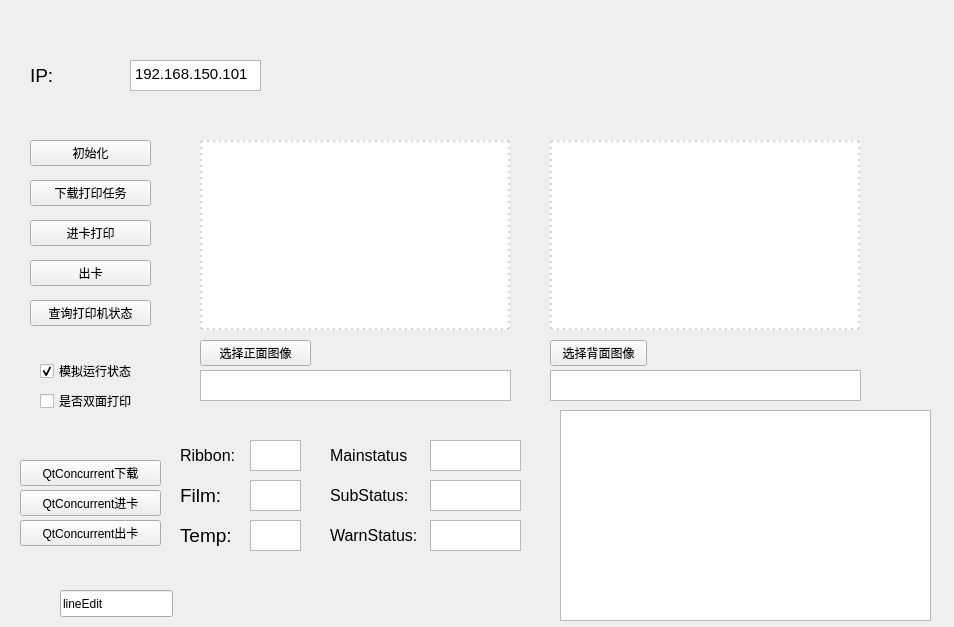
<?xml version="1.0" encoding="UTF-8"?>
<ui version="4.0">
 <class>PrintForm</class>
 <widget class="QWidget" name="PrintForm">
  <property name="geometry">
   <rect>
    <x>0</x>
    <y>0</y>
    <width>954</width>
    <height>627</height>
   </rect>
  </property>
  <property name="windowTitle">
   <string>Form</string>
  </property>
  <property name="styleSheet">
   <string notr="true"/>
  </property>
  <widget class="QPushButton" name="pushButton_InitDevice">
   <property name="geometry">
    <rect>
     <x>30</x>
     <y>140</y>
     <width>121</width>
     <height>26</height>
    </rect>
   </property>
   <property name="styleSheet">
    <string notr="true"/>
   </property>
   <property name="text">
    <string>初始化</string>
   </property>
  </widget>
  <widget class="QPushButton" name="pushButton_LoadTask">
   <property name="geometry">
    <rect>
     <x>30</x>
     <y>180</y>
     <width>121</width>
     <height>26</height>
    </rect>
   </property>
   <property name="text">
    <string>下载打印任务</string>
   </property>
  </widget>
  <widget class="QPushButton" name="pushButton_FeedPrint">
   <property name="geometry">
    <rect>
     <x>30</x>
     <y>220</y>
     <width>121</width>
     <height>26</height>
    </rect>
   </property>
   <property name="text">
    <string>进卡打印</string>
   </property>
  </widget>
  <widget class="QPushButton" name="pushButton_EjectCard">
   <property name="geometry">
    <rect>
     <x>30</x>
     <y>260</y>
     <width>121</width>
     <height>26</height>
    </rect>
   </property>
   <property name="text">
    <string>出卡</string>
   </property>
  </widget>
  <widget class="QTextEdit" name="txt_IP">
   <property name="geometry">
    <rect>
     <x>130</x>
     <y>60</y>
     <width>131</width>
     <height>31</height>
    </rect>
   </property>
   <property name="html">
    <string>&lt;!DOCTYPE HTML PUBLIC &quot;-//W3C//DTD HTML 4.0//EN&quot; &quot;http://www.w3.org/TR/REC-html40/strict.dtd&quot;&gt;
&lt;html&gt;&lt;head&gt;&lt;meta name=&quot;qrichtext&quot; content=&quot;1&quot; /&gt;&lt;style type=&quot;text/css&quot;&gt;
p, li { white-space: pre-wrap; }
&lt;/style&gt;&lt;/head&gt;&lt;body style=&quot; font-family:'Ubuntu'; font-size:11pt; font-weight:400; font-style:normal;&quot;&gt;
&lt;p style=&quot; margin-top:0px; margin-bottom:0px; margin-left:0px; margin-right:0px; -qt-block-indent:0; text-indent:0px;&quot;&gt;192.168.150.101&lt;/p&gt;&lt;/body&gt;&lt;/html&gt;</string>
   </property>
  </widget>
  <widget class="QLabel" name="label">
   <property name="geometry">
    <rect>
     <x>30</x>
     <y>60</y>
     <width>81</width>
     <height>31</height>
    </rect>
   </property>
   <property name="font">
    <font>
     <pointsize>14</pointsize>
    </font>
   </property>
   <property name="text">
    <string>IP:</string>
   </property>
  </widget>
  <widget class="QPushButton" name="pushButton_FrontImg">
   <property name="geometry">
    <rect>
     <x>200</x>
     <y>340</y>
     <width>111</width>
     <height>26</height>
    </rect>
   </property>
   <property name="text">
    <string>选择正面图像</string>
   </property>
  </widget>
  <widget class="QPushButton" name="pushButton_BackImg">
   <property name="geometry">
    <rect>
     <x>550</x>
     <y>340</y>
     <width>97</width>
     <height>26</height>
    </rect>
   </property>
   <property name="text">
    <string>选择背面图像</string>
   </property>
  </widget>
  <widget class="QWidget" name="widget" native="true">
   <property name="geometry">
    <rect>
     <x>200</x>
     <y>140</y>
     <width>310</width>
     <height>190</height>
    </rect>
   </property>
   <property name="styleSheet">
    <string notr="true">      QWidget#widget{
            border-color: #d1d5d6;
            border-width: 2px;
            border-style: dotted ;
background-color: rgb(255, 255, 255);
        }

</string>
   </property>
   <widget class="QLabel" name="label_front_img">
    <property name="geometry">
     <rect>
      <x>10</x>
      <y>10</y>
      <width>291</width>
      <height>171</height>
     </rect>
    </property>
    <property name="text">
     <string/>
    </property>
   </widget>
  </widget>
  <widget class="QWidget" name="widget_2" native="true">
   <property name="geometry">
    <rect>
     <x>550</x>
     <y>140</y>
     <width>310</width>
     <height>190</height>
    </rect>
   </property>
   <property name="styleSheet">
    <string notr="true">      QWidget#widget_2{
            border-color: #d1d5d6;
            border-width: 2px;
            border-style: dotted ;
background-color: rgb(255, 255, 255);
        }</string>
   </property>
   <widget class="QLabel" name="label_back_img">
    <property name="geometry">
     <rect>
      <x>10</x>
      <y>10</y>
      <width>291</width>
      <height>171</height>
     </rect>
    </property>
    <property name="text">
     <string/>
    </property>
   </widget>
  </widget>
  <widget class="QPushButton" name="pushButton_GetStatus">
   <property name="geometry">
    <rect>
     <x>30</x>
     <y>300</y>
     <width>121</width>
     <height>26</height>
    </rect>
   </property>
   <property name="text">
    <string>查询打印机状态</string>
   </property>
  </widget>
  <widget class="QTextEdit" name="textEdit_2">
   <property name="geometry">
    <rect>
     <x>250</x>
     <y>440</y>
     <width>51</width>
     <height>31</height>
    </rect>
   </property>
   <property name="html">
    <string>&lt;!DOCTYPE HTML PUBLIC &quot;-//W3C//DTD HTML 4.0//EN&quot; &quot;http://www.w3.org/TR/REC-html40/strict.dtd&quot;&gt;
&lt;html&gt;&lt;head&gt;&lt;meta name=&quot;qrichtext&quot; content=&quot;1&quot; /&gt;&lt;style type=&quot;text/css&quot;&gt;
p, li { white-space: pre-wrap; }
&lt;/style&gt;&lt;/head&gt;&lt;body style=&quot; font-family:'Ubuntu'; font-size:11pt; font-weight:400; font-style:normal;&quot;&gt;
&lt;p style=&quot;-qt-paragraph-type:empty; margin-top:0px; margin-bottom:0px; margin-left:0px; margin-right:0px; -qt-block-indent:0; text-indent:0px;&quot;&gt;&lt;br /&gt;&lt;/p&gt;&lt;/body&gt;&lt;/html&gt;</string>
   </property>
  </widget>
  <widget class="QLabel" name="label_2">
   <property name="geometry">
    <rect>
     <x>180</x>
     <y>440</y>
     <width>71</width>
     <height>31</height>
    </rect>
   </property>
   <property name="font">
    <font>
     <pointsize>12</pointsize>
    </font>
   </property>
   <property name="frameShape">
    <enum>QFrame::NoFrame</enum>
   </property>
   <property name="lineWidth">
    <number>1</number>
   </property>
   <property name="text">
    <string>Ribbon:</string>
   </property>
  </widget>
  <widget class="QTextEdit" name="textEdit_3">
   <property name="geometry">
    <rect>
     <x>250</x>
     <y>480</y>
     <width>51</width>
     <height>31</height>
    </rect>
   </property>
   <property name="html">
    <string>&lt;!DOCTYPE HTML PUBLIC &quot;-//W3C//DTD HTML 4.0//EN&quot; &quot;http://www.w3.org/TR/REC-html40/strict.dtd&quot;&gt;
&lt;html&gt;&lt;head&gt;&lt;meta name=&quot;qrichtext&quot; content=&quot;1&quot; /&gt;&lt;style type=&quot;text/css&quot;&gt;
p, li { white-space: pre-wrap; }
&lt;/style&gt;&lt;/head&gt;&lt;body style=&quot; font-family:'Ubuntu'; font-size:11pt; font-weight:400; font-style:normal;&quot;&gt;
&lt;p style=&quot;-qt-paragraph-type:empty; margin-top:0px; margin-bottom:0px; margin-left:0px; margin-right:0px; -qt-block-indent:0; text-indent:0px;&quot;&gt;&lt;br /&gt;&lt;/p&gt;&lt;/body&gt;&lt;/html&gt;</string>
   </property>
  </widget>
  <widget class="QLabel" name="label_3">
   <property name="geometry">
    <rect>
     <x>180</x>
     <y>480</y>
     <width>51</width>
     <height>31</height>
    </rect>
   </property>
   <property name="font">
    <font>
     <pointsize>14</pointsize>
    </font>
   </property>
   <property name="text">
    <string>Film:</string>
   </property>
  </widget>
  <widget class="QTextEdit" name="textEdit_4">
   <property name="geometry">
    <rect>
     <x>250</x>
     <y>520</y>
     <width>51</width>
     <height>31</height>
    </rect>
   </property>
   <property name="html">
    <string>&lt;!DOCTYPE HTML PUBLIC &quot;-//W3C//DTD HTML 4.0//EN&quot; &quot;http://www.w3.org/TR/REC-html40/strict.dtd&quot;&gt;
&lt;html&gt;&lt;head&gt;&lt;meta name=&quot;qrichtext&quot; content=&quot;1&quot; /&gt;&lt;style type=&quot;text/css&quot;&gt;
p, li { white-space: pre-wrap; }
&lt;/style&gt;&lt;/head&gt;&lt;body style=&quot; font-family:'Ubuntu'; font-size:11pt; font-weight:400; font-style:normal;&quot;&gt;
&lt;p style=&quot;-qt-paragraph-type:empty; margin-top:0px; margin-bottom:0px; margin-left:0px; margin-right:0px; -qt-block-indent:0; text-indent:0px;&quot;&gt;&lt;br /&gt;&lt;/p&gt;&lt;/body&gt;&lt;/html&gt;</string>
   </property>
  </widget>
  <widget class="QLabel" name="label_4">
   <property name="geometry">
    <rect>
     <x>180</x>
     <y>520</y>
     <width>51</width>
     <height>31</height>
    </rect>
   </property>
   <property name="font">
    <font>
     <pointsize>14</pointsize>
    </font>
   </property>
   <property name="text">
    <string>Temp:</string>
   </property>
  </widget>
  <widget class="QTextEdit" name="txt_Main">
   <property name="geometry">
    <rect>
     <x>430</x>
     <y>440</y>
     <width>91</width>
     <height>31</height>
    </rect>
   </property>
   <property name="html">
    <string>&lt;!DOCTYPE HTML PUBLIC &quot;-//W3C//DTD HTML 4.0//EN&quot; &quot;http://www.w3.org/TR/REC-html40/strict.dtd&quot;&gt;
&lt;html&gt;&lt;head&gt;&lt;meta name=&quot;qrichtext&quot; content=&quot;1&quot; /&gt;&lt;style type=&quot;text/css&quot;&gt;
p, li { white-space: pre-wrap; }
&lt;/style&gt;&lt;/head&gt;&lt;body style=&quot; font-family:'Ubuntu'; font-size:11pt; font-weight:400; font-style:normal;&quot;&gt;
&lt;p style=&quot;-qt-paragraph-type:empty; margin-top:0px; margin-bottom:0px; margin-left:0px; margin-right:0px; -qt-block-indent:0; text-indent:0px;&quot;&gt;&lt;br /&gt;&lt;/p&gt;&lt;/body&gt;&lt;/html&gt;</string>
   </property>
  </widget>
  <widget class="QLabel" name="label_5">
   <property name="geometry">
    <rect>
     <x>330</x>
     <y>440</y>
     <width>91</width>
     <height>31</height>
    </rect>
   </property>
   <property name="font">
    <font>
     <pointsize>12</pointsize>
    </font>
   </property>
   <property name="text">
    <string>Mainstatus</string>
   </property>
  </widget>
  <widget class="QTextEdit" name="txt_Sub">
   <property name="geometry">
    <rect>
     <x>430</x>
     <y>480</y>
     <width>91</width>
     <height>31</height>
    </rect>
   </property>
   <property name="html">
    <string>&lt;!DOCTYPE HTML PUBLIC &quot;-//W3C//DTD HTML 4.0//EN&quot; &quot;http://www.w3.org/TR/REC-html40/strict.dtd&quot;&gt;
&lt;html&gt;&lt;head&gt;&lt;meta name=&quot;qrichtext&quot; content=&quot;1&quot; /&gt;&lt;style type=&quot;text/css&quot;&gt;
p, li { white-space: pre-wrap; }
&lt;/style&gt;&lt;/head&gt;&lt;body style=&quot; font-family:'Ubuntu'; font-size:11pt; font-weight:400; font-style:normal;&quot;&gt;
&lt;p style=&quot;-qt-paragraph-type:empty; margin-top:0px; margin-bottom:0px; margin-left:0px; margin-right:0px; -qt-block-indent:0; text-indent:0px;&quot;&gt;&lt;br /&gt;&lt;/p&gt;&lt;/body&gt;&lt;/html&gt;</string>
   </property>
  </widget>
  <widget class="QLabel" name="label_6">
   <property name="geometry">
    <rect>
     <x>330</x>
     <y>480</y>
     <width>91</width>
     <height>31</height>
    </rect>
   </property>
   <property name="font">
    <font>
     <pointsize>12</pointsize>
    </font>
   </property>
   <property name="text">
    <string>SubStatus:</string>
   </property>
  </widget>
  <widget class="QTextEdit" name="txt_Warn">
   <property name="geometry">
    <rect>
     <x>430</x>
     <y>520</y>
     <width>91</width>
     <height>31</height>
    </rect>
   </property>
   <property name="html">
    <string>&lt;!DOCTYPE HTML PUBLIC &quot;-//W3C//DTD HTML 4.0//EN&quot; &quot;http://www.w3.org/TR/REC-html40/strict.dtd&quot;&gt;
&lt;html&gt;&lt;head&gt;&lt;meta name=&quot;qrichtext&quot; content=&quot;1&quot; /&gt;&lt;style type=&quot;text/css&quot;&gt;
p, li { white-space: pre-wrap; }
&lt;/style&gt;&lt;/head&gt;&lt;body style=&quot; font-family:'Ubuntu'; font-size:11pt; font-weight:400; font-style:normal;&quot;&gt;
&lt;p style=&quot;-qt-paragraph-type:empty; margin-top:0px; margin-bottom:0px; margin-left:0px; margin-right:0px; -qt-block-indent:0; text-indent:0px;&quot;&gt;&lt;br /&gt;&lt;/p&gt;&lt;/body&gt;&lt;/html&gt;</string>
   </property>
  </widget>
  <widget class="QLabel" name="label_7">
   <property name="geometry">
    <rect>
     <x>330</x>
     <y>520</y>
     <width>91</width>
     <height>31</height>
    </rect>
   </property>
   <property name="font">
    <font>
     <pointsize>12</pointsize>
    </font>
   </property>
   <property name="text">
    <string>WarnStatus:</string>
   </property>
  </widget>
  <widget class="QTextEdit" name="textEdit_Log">
   <property name="geometry">
    <rect>
     <x>560</x>
     <y>410</y>
     <width>371</width>
     <height>211</height>
    </rect>
   </property>
   <property name="styleSheet">
    <string notr="true">color: rgb(0, 0, 0);</string>
   </property>
  </widget>
  <widget class="QCheckBox" name="chkSimu">
   <property name="geometry">
    <rect>
     <x>40</x>
     <y>360</y>
     <width>121</width>
     <height>22</height>
    </rect>
   </property>
   <property name="text">
    <string>模拟运行状态</string>
   </property>
   <property name="checked">
    <bool>true</bool>
   </property>
  </widget>
  <widget class="QCheckBox" name="chkDoublePrint">
   <property name="geometry">
    <rect>
     <x>40</x>
     <y>390</y>
     <width>121</width>
     <height>22</height>
    </rect>
   </property>
   <property name="text">
    <string>是否双面打印</string>
   </property>
   <property name="checked">
    <bool>false</bool>
   </property>
  </widget>
  <widget class="QTextEdit" name="txt_FrontPath">
   <property name="geometry">
    <rect>
     <x>200</x>
     <y>370</y>
     <width>311</width>
     <height>31</height>
    </rect>
   </property>
   <property name="html">
    <string>&lt;!DOCTYPE HTML PUBLIC &quot;-//W3C//DTD HTML 4.0//EN&quot; &quot;http://www.w3.org/TR/REC-html40/strict.dtd&quot;&gt;
&lt;html&gt;&lt;head&gt;&lt;meta name=&quot;qrichtext&quot; content=&quot;1&quot; /&gt;&lt;style type=&quot;text/css&quot;&gt;
p, li { white-space: pre-wrap; }
&lt;/style&gt;&lt;/head&gt;&lt;body style=&quot; font-family:'Ubuntu'; font-size:11pt; font-weight:400; font-style:normal;&quot;&gt;
&lt;p style=&quot;-qt-paragraph-type:empty; margin-top:0px; margin-bottom:0px; margin-left:0px; margin-right:0px; -qt-block-indent:0; text-indent:0px;&quot;&gt;&lt;br /&gt;&lt;/p&gt;&lt;/body&gt;&lt;/html&gt;</string>
   </property>
  </widget>
  <widget class="QTextEdit" name="txt_BackPath">
   <property name="geometry">
    <rect>
     <x>550</x>
     <y>370</y>
     <width>311</width>
     <height>31</height>
    </rect>
   </property>
   <property name="html">
    <string>&lt;!DOCTYPE HTML PUBLIC &quot;-//W3C//DTD HTML 4.0//EN&quot; &quot;http://www.w3.org/TR/REC-html40/strict.dtd&quot;&gt;
&lt;html&gt;&lt;head&gt;&lt;meta name=&quot;qrichtext&quot; content=&quot;1&quot; /&gt;&lt;style type=&quot;text/css&quot;&gt;
p, li { white-space: pre-wrap; }
&lt;/style&gt;&lt;/head&gt;&lt;body style=&quot; font-family:'Ubuntu'; font-size:11pt; font-weight:400; font-style:normal;&quot;&gt;
&lt;p style=&quot;-qt-paragraph-type:empty; margin-top:0px; margin-bottom:0px; margin-left:0px; margin-right:0px; -qt-block-indent:0; text-indent:0px;&quot;&gt;&lt;br /&gt;&lt;/p&gt;&lt;/body&gt;&lt;/html&gt;</string>
   </property>
  </widget>
  <widget class="QPushButton" name="pushButton_RunLoad">
   <property name="geometry">
    <rect>
     <x>20</x>
     <y>460</y>
     <width>141</width>
     <height>26</height>
    </rect>
   </property>
   <property name="text">
    <string>QtConcurrent下载</string>
   </property>
  </widget>
  <widget class="QPushButton" name="pushButton_RunFeed">
   <property name="geometry">
    <rect>
     <x>20</x>
     <y>490</y>
     <width>141</width>
     <height>26</height>
    </rect>
   </property>
   <property name="text">
    <string>QtConcurrent进卡</string>
   </property>
  </widget>
  <widget class="QPushButton" name="pushButton_RunEjectCard">
   <property name="geometry">
    <rect>
     <x>20</x>
     <y>520</y>
     <width>141</width>
     <height>26</height>
    </rect>
   </property>
   <property name="text">
    <string>QtConcurrent出卡</string>
   </property>
  </widget>
  <widget class="QLineEdit" name="lineEdit">
   <property name="geometry">
    <rect>
     <x>60</x>
     <y>590</y>
     <width>113</width>
     <height>27</height>
    </rect>
   </property>
   <property name="text">
    <string>lineEdit</string>
   </property>
  </widget>
 </widget>
 <resources/>
 <connections/>
</ui>
